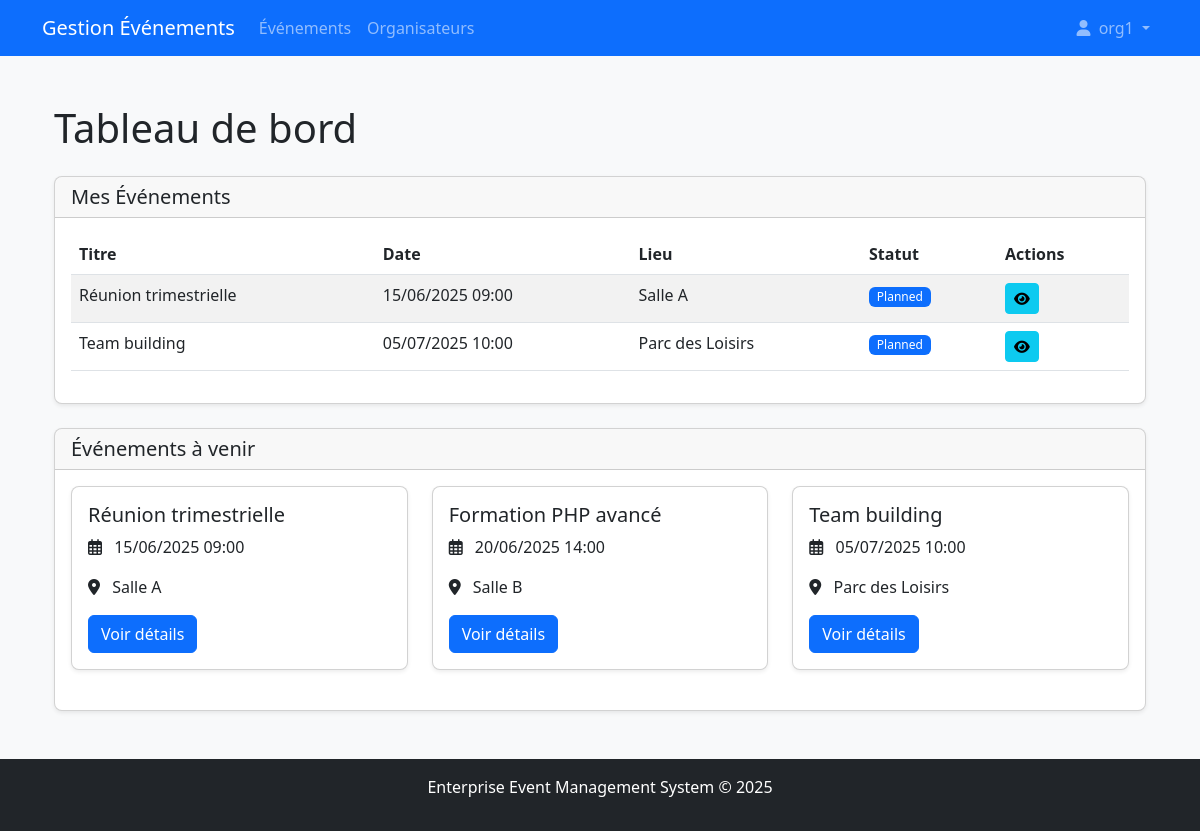
Screenshot of /home (signed in) with the database file from the repository.
### tables this page shows
CREATE TABLE events (
    id INT AUTO_INCREMENT PRIMARY KEY,
    organizer_id INT NOT NULL,
    title VARCHAR(100) NOT NULL,
    description TEXT,
    start_datetime DATETIME NOT NULL,
    end_datetime DATETIME NOT NULL,
    location VARCHAR(100) NOT NULL,
    max_participants INT,
    status ENUM('planned', 'ongoing', 'completed', 'cancelled') DEFAULT 'planned',
    created_at TIMESTAMP DEFAULT CURRENT_TIMESTAMP,
    updated_at TIMESTAMP DEFAULT CURRENT_TIMESTAMP ON UPDATE CURRENT_TIMESTAMP,
    FOREIGN KEY (organizer_id) REFERENCES organizers(id) ON DELETE CASCADE
);

### src/Controllers/HomeController.php (called while the page is built, shortened)
<?php
class HomeController {
    private $eventModel;
    public function __construct() {
        $this->eventModel = new Event();
    }
    public function index() {
        $upcomingEvents = $this->eventModel->getUpcomingEvents(5);
        $myEvents = [];
        if (isset($_SESSION['user_role'])) {
            if ($_SESSION['user_role'] === ROLE_ORGANIZER) {
                $organizerModel = new Organizer();
                $organizer = $organizerModel->getByUserId($_SESSION['user_id']);
                if ($organizer) {
                    $myEvents = $this->eventModel->getByOrganizer($organizer['id']);
                }
            } elseif ($_SESSION['user_role'] === ROLE_ADMIN) {
                $myEvents = $this->eventModel->getAll();
            }
        }
        include __DIR__ . '/../views/home.php';
    }
}

### src/Models/Event.php (called while the page is built, shortened)
<?php
class Event {
    private $conn;
    public function __construct() {
        $database = new Database();
        $this->conn = $database->connect();
    }
    public function getUpcomingEvents($limit = 5) {
        $stmt = $this->conn->prepare("SELECT * FROM events WHERE start_datetime >= NOW() ORDER BY start_datetime ASC LIMIT :limit");
        $stmt->bindValue(':limit', $limit, PDO::PARAM_INT);
        $stmt->execute();
        return $stmt->fetchAll(PDO::FETCH_ASSOC);
    }
    public function getByOrganizer($organizerId) {
        $stmt = $this->conn->prepare("SELECT * FROM events WHERE organizer_id = :organizer_id");
        $stmt->bindParam(':organizer_id', $organizerId);
        $stmt->execute();
        return $stmt->fetchAll(PDO::FETCH_ASSOC);
    }
}

### src/Models/Database.php (called while the page is built, shortened)
<?php
class Database {
    private $host;
    private $db_name;
    private $username;
    private $password;
    public function __construct() {
        $this->host = 'mysql';
        $this->db_name = 'events_db';
        $this->username = 'event_user';
        $this->password = 'event_pass';
    }
    public function connect() {
        $this->conn = null;
        try {
            $this->conn = new PDO(
                "mysql:host=" . $this->host . ";dbname=" . $this->db_name,
                $this->username,
                $this->password
            );
            $this->conn->setAttribute(PDO::ATTR_ERRMODE, PDO::ERRMODE_EXCEPTION);
            $this->conn->exec("set names utf8");
        } catch (PDOException $exception) {
            echo "Connection error: " . $exception->getMessage();
        }
        return $this->conn;
    }
}

### src/Models/Organizer.php (called while the page is built, shortened)
<?php
class Organizer {
    private $db;
    public function __construct() {
        $this->db = (new Database())->connect();
    }
    public function getByUserId($userId) {
        $stmt = $this->db->prepare("SELECT * FROM organizers WHERE user_id = :user_id");
        $stmt->execute([':user_id' => $userId]);
        return $stmt->fetch(PDO::FETCH_ASSOC);
    }
}

### src/views/home.php (the view)
<?php include 'views/partials/header.php'; ?>
<div class="container">
    <h1 class="mb-4">Tableau de bord</h1>
    <?php if (!empty($myEvents)): ?>
        <div class="card mb-4">
            <div class="card-header">
                <h5 class="mb-0">Mes Événements</h5>
            </div>
            <div class="card-body">
                <div class="table-responsive">
                    <table class="table table-striped">
                        <thead>
                            <tr>
                                <th>Titre</th>
                                <th>Date</th>
                                <th>Lieu</th>
                                <th>Statut</th>
                                <th>Actions</th>
                            </tr>
                        </thead>
                        <tbody>
                            <?php foreach ($myEvents as $event): ?>
                                <tr>
                                    <td><?= htmlspecialchars($event['title']); ?></td>
                                    <td><?= date('d/m/Y H:i', strtotime($event['start_datetime'])); ?></td>
                                    <td><?= htmlspecialchars($event['location']); ?></td>
                                    <td>
                                        <span class="badge bg-<?=
                                            $event['status'] === 'planned' ? 'primary' :
                                            ($event['status'] === 'ongoing' ? 'warning text-dark' :
                                            ($event['status'] === 'completed' ? 'success' : 'danger')); ?>">
                                            <?= ucfirst($event['status']); ?>
                                        </span>
                                    </td>
                                    <td>
                                        <a href="<?= BASE_URL; ?>/event/<?= $event['id']; ?>" class="btn btn-sm btn-info">
                                            <i class="fas fa-eye"></i>
                                        </a>
                                    </td>
                                </tr>
                            <?php endforeach; ?>
                        </tbody>
                    </table>
                </div>
            </div>
        </div>
    <?php endif; ?>
    <div class="card">
        <div class="card-header">
            <h5 class="mb-0">Événements à venir</h5>
        </div>
        <div class="card-body">
            <?php if (!empty($upcomingEvents)): ?>
                <div class="row">
                    <?php foreach ($upcomingEvents as $event): ?>
                        <div class="col-md-4 mb-4">
                            <div class="card h-100">
                                <div class="card-body">
                                    <h5 class="card-title"><?= htmlspecialchars($event['title']); ?></h5>
                                    <p class="card-text">
                                        <i class="far fa-calendar-alt me-2"></i>
                                        <?= date('d/m/Y H:i', strtotime($event['start_datetime'])); ?>
                                    </p>
                                    <p class="card-text">
                                        <i class="fas fa-map-marker-alt me-2"></i>
                                        <?= htmlspecialchars($event['location']); ?>
                                    </p>
                                    <a href="<?= BASE_URL; ?>/event/<?= $event['id']; ?>" class="btn btn-primary">
                                        Voir détails
                                    </a>
                                </div>
                            </div>
                        </div>
                    <?php endforeach; ?>
                </div>
            <?php else: ?>
                <p class="mb-0">Aucun événement à venir pour le moment.</p>
            <?php endif; ?>
        </div>
    </div>
</div>
<?php include 'views/partials/footer.php'; ?>

### src/assets/css/style.css (style rules this page uses)
body { background-color: #f8f9fa; min-height: 100vh; display: flex; flex-direction: column; }
.card { border-radius: 0.5rem; box-shadow: 0 0.125rem 0.25rem rgba(0, 0, 0, 0.075); }
.card-header { border-radius: 0.5rem 0.5rem 0 0 !important; }
.table-responsive { overflow-x: auto; }
.badge { font-weight: 500; padding: 0.35em 0.65em; }

### rows the page displays
events: title "Réunion trimestrielle", start_datetime "15/06/2025 09:00", location "Salle A", status "Planned"
events: title "Team building", start_datetime "05/07/2025 10:00", location "Parc des Loisirs", status "Planned"
events: title "Formation PHP avancé", start_datetime "20/06/2025 14:00", location "Salle B"

### other values shown
$_SESSION['username'] "org1"
